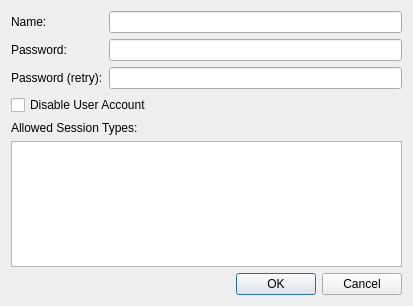
<?xml version="1.0" encoding="UTF-8"?>
<ui version="4.0">
 <class>RouterUserDialog</class>
 <widget class="QDialog" name="RouterUserDialog">
  <property name="geometry">
   <rect>
    <x>0</x>
    <y>0</y>
    <width>413</width>
    <height>306</height>
   </rect>
  </property>
  <property name="windowTitle">
   <string>User Properties</string>
  </property>
  <property name="modal">
   <bool>true</bool>
  </property>
  <layout class="QVBoxLayout" name="verticalLayout_3">
   <item>
    <layout class="QHBoxLayout" name="horizontalLayout">
     <item>
      <layout class="QVBoxLayout" name="verticalLayout">
       <item>
        <widget class="QLabel" name="label_username">
         <property name="text">
          <string>Name:</string>
         </property>
        </widget>
       </item>
       <item>
        <widget class="QLabel" name="label_password">
         <property name="text">
          <string>Password:</string>
         </property>
        </widget>
       </item>
       <item>
        <widget class="QLabel" name="label_password_retry">
         <property name="text">
          <string>Password (retry):</string>
         </property>
        </widget>
       </item>
      </layout>
     </item>
     <item>
      <layout class="QVBoxLayout" name="verticalLayout_2">
       <item>
        <widget class="QLineEdit" name="edit_username"/>
       </item>
       <item>
        <widget class="PasswordEdit" name="edit_password"/>
       </item>
       <item>
        <widget class="PasswordEdit" name="edit_password_retry"/>
       </item>
      </layout>
     </item>
    </layout>
   </item>
   <item>
    <widget class="QCheckBox" name="checkbox_disable">
     <property name="text">
      <string>Disable User Account</string>
     </property>
    </widget>
   </item>
   <item>
    <widget class="QLabel" name="label">
     <property name="text">
      <string>Allowed Session Types:</string>
     </property>
    </widget>
   </item>
   <item>
    <widget class="QTreeWidget" name="tree_sessions">
     <property name="indentation">
      <number>0</number>
     </property>
     <attribute name="headerVisible">
      <bool>false</bool>
     </attribute>
     <column>
      <property name="text">
       <string notr="true">1</string>
      </property>
     </column>
    </widget>
   </item>
   <item>
    <widget class="DialogButtonBox" name="buttonbox">
     <property name="standardButtons">
      <set>QDialogButtonBox::StandardButton::Cancel|QDialogButtonBox::StandardButton::Ok</set>
     </property>
    </widget>
   </item>
  </layout>
 </widget>
 <customwidgets>
  <customwidget>
   <class>DialogButtonBox</class>
   <extends>QDialogButtonBox</extends>
   <header>common/ui/dialog_button_box.h</header>
  </customwidget>
  <customwidget>
   <class>PasswordEdit</class>
   <extends>QLineEdit</extends>
   <header>common/ui/password_edit.h</header>
  </customwidget>
 </customwidgets>
 <resources/>
 <connections/>
</ui>
